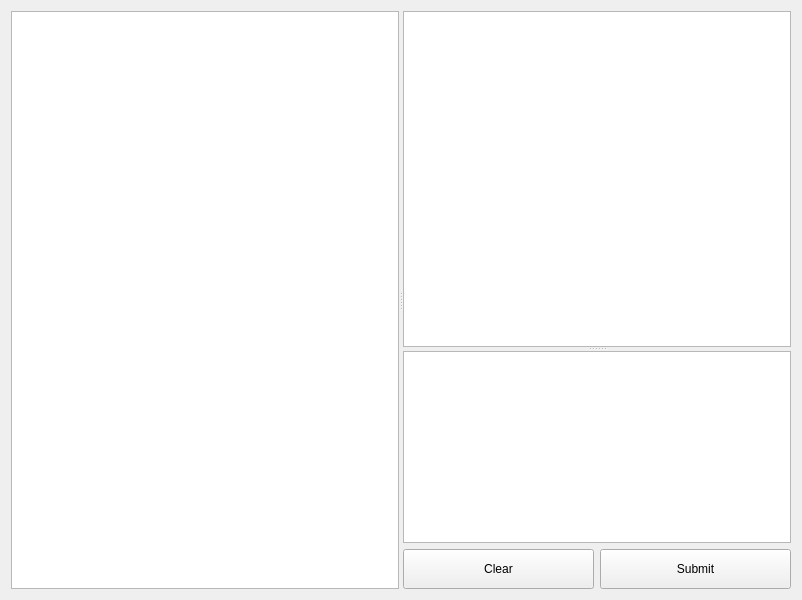
<?xml version="1.0" encoding="UTF-8"?>
<ui version="4.0">
 <class>TaskPage</class>
 <widget class="QWidget" name="TaskPage">
  <property name="geometry">
   <rect>
    <x>0</x>
    <y>0</y>
    <width>802</width>
    <height>600</height>
   </rect>
  </property>
  <property name="sizePolicy">
   <sizepolicy hsizetype="Expanding" vsizetype="Expanding">
    <horstretch>0</horstretch>
    <verstretch>0</verstretch>
   </sizepolicy>
  </property>
  <property name="windowTitle">
   <string>Form</string>
  </property>
  <layout class="QVBoxLayout" name="verticalLayout_3">
   <item>
    <widget class="QSplitter" name="splitter">
     <property name="sizePolicy">
      <sizepolicy hsizetype="Expanding" vsizetype="Expanding">
       <horstretch>0</horstretch>
       <verstretch>0</verstretch>
      </sizepolicy>
     </property>
     <property name="orientation">
      <enum>Qt::Orientation::Horizontal</enum>
     </property>
     <widget class="QListWidget" name="tasksList">
      <property name="sizePolicy">
       <sizepolicy hsizetype="Expanding" vsizetype="Expanding">
        <horstretch>0</horstretch>
        <verstretch>0</verstretch>
       </sizepolicy>
      </property>
      <property name="minimumSize">
       <size>
        <width>200</width>
        <height>0</height>
       </size>
      </property>
      <property name="autoFillBackground">
       <bool>false</bool>
      </property>
      <property name="styleSheet">
       <string notr="true"/>
      </property>
     </widget>
     <widget class="QWidget" name="rightWidget" native="true">
      <property name="sizePolicy">
       <sizepolicy hsizetype="Expanding" vsizetype="Expanding">
        <horstretch>0</horstretch>
        <verstretch>0</verstretch>
       </sizepolicy>
      </property>
      <property name="minimumSize">
       <size>
        <width>200</width>
        <height>0</height>
       </size>
      </property>
      <layout class="QVBoxLayout" name="verticalLayout">
       <item>
        <widget class="QSplitter" name="splitter_2">
         <property name="sizePolicy">
          <sizepolicy hsizetype="Expanding" vsizetype="Expanding">
           <horstretch>0</horstretch>
           <verstretch>0</verstretch>
          </sizepolicy>
         </property>
         <property name="orientation">
          <enum>Qt::Orientation::Vertical</enum>
         </property>
         <widget class="QTextBrowser" name="taskCondition">
          <property name="sizePolicy">
           <sizepolicy hsizetype="Expanding" vsizetype="Expanding">
            <horstretch>0</horstretch>
            <verstretch>200</verstretch>
           </sizepolicy>
          </property>
         </widget>
         <widget class="QTextEdit" name="codeEdit"/>
        </widget>
       </item>
       <item>
        <layout class="QHBoxLayout" name="buttons">
         <item>
          <widget class="QPushButton" name="clearButton">
           <property name="sizePolicy">
            <sizepolicy hsizetype="Minimum" vsizetype="Fixed">
             <horstretch>0</horstretch>
             <verstretch>40</verstretch>
            </sizepolicy>
           </property>
           <property name="minimumSize">
            <size>
             <width>100</width>
             <height>40</height>
            </size>
           </property>
           <property name="text">
            <string>Clear</string>
           </property>
          </widget>
         </item>
         <item>
          <widget class="QPushButton" name="submitButton">
           <property name="sizePolicy">
            <sizepolicy hsizetype="Minimum" vsizetype="Fixed">
             <horstretch>0</horstretch>
             <verstretch>40</verstretch>
            </sizepolicy>
           </property>
           <property name="minimumSize">
            <size>
             <width>100</width>
             <height>40</height>
            </size>
           </property>
           <property name="text">
            <string>Submit</string>
           </property>
          </widget>
         </item>
        </layout>
       </item>
      </layout>
     </widget>
    </widget>
   </item>
  </layout>
 </widget>
 <resources/>
 <connections/>
</ui>
